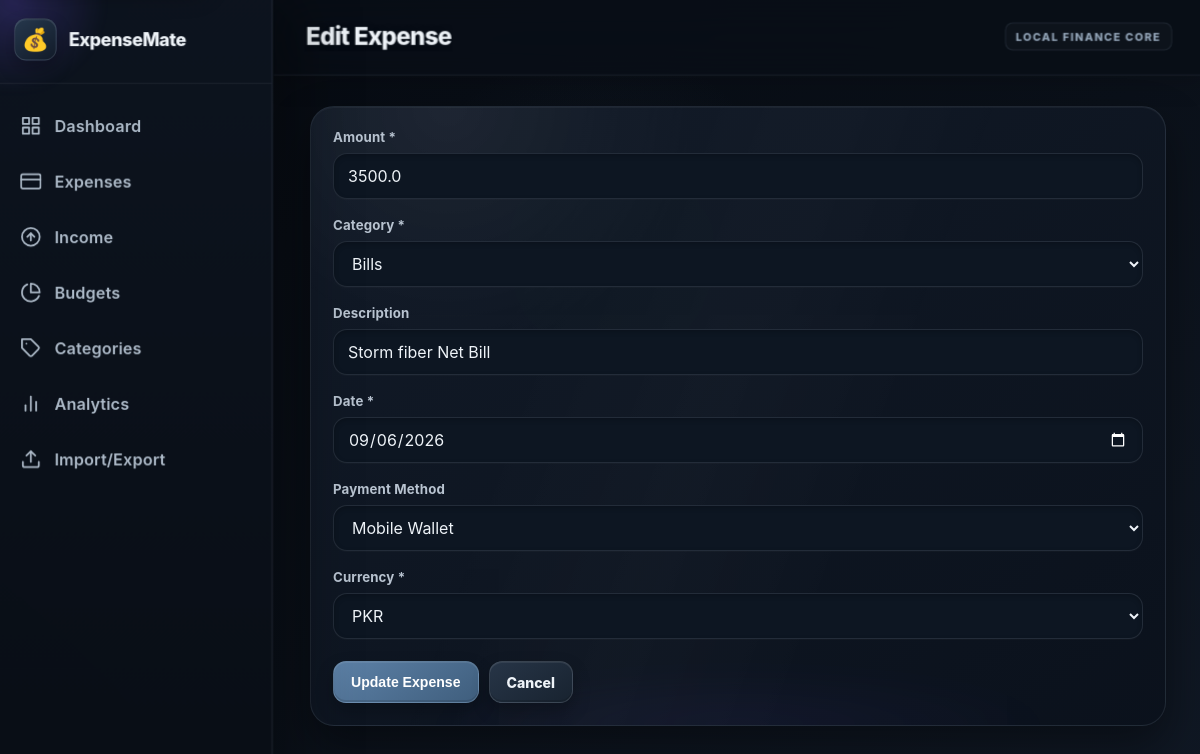
/expenses/edit/1, run on the app's committed database.
### tables this page shows
CREATE TABLE "expenses" (
            id INTEGER PRIMARY KEY AUTOINCREMENT,
            amount REAL NOT NULL CHECK(
                amount > 0 AND
                amount <= 99999999.99 AND
                amount = ROUND(amount, 2)
            ),
            category_id INTEGER NOT NULL,
            description TEXT CHECK(description IS NULL OR length(description) <= 500),
            date DATE NOT NULL CHECK(
                length(date) = 10 AND
                date GLOB '[0-9][0-9][0-9][0-9]-[0-9][0-9]-[0-9][0-9]' AND
                date(date) IS NOT NULL AND
                date(date) = date AND
                date BETWEEN '2000-01-01' AND '2100-12-31'
            ),
            payment_method TEXT CHECK(
                payment_method IS NULL OR
                payment_method IN (
                    'Cash',
                    'Credit Card',
                    'Debit Card',
                    'Bank Transfer',
                    'Mobile Wallet',
                    'Other'
                )
            ),
            currency TEXT NOT NULL DEFAULT 'PKR' CHECK(
                currency IN ('PKR', 'USD', 'EUR', 'GBP', 'AED', 'SAR')
            ),
            created_at DATETIME DEFAULT CURRENT_TIMESTAMP,
            FOREIGN KEY (category_id) REFERENCES "categories"(id) ON DELETE RESTRICT
        );

CREATE TABLE "categories" (
            id INTEGER PRIMARY KEY AUTOINCREMENT,
            name TEXT NOT NULL CHECK(length(trim(name)) BETWEEN 1 AND 100) COLLATE NOCASE,
            type TEXT NOT NULL CHECK(type IN ('expense', 'income')),
            created_at DATETIME DEFAULT CURRENT_TIMESTAMP,
            UNIQUE(name COLLATE NOCASE, type)
        );

### app.py (the view, shortened to what this page needs)
    @app.route("/expenses/edit/<int:id>", methods=["GET", "POST"])
    def edit_expense_page(id):
        try:
            expense = get_expense_by_id(id)
            if not expense:
                flash("Expense not found.", "error")
                return redirect(url_for("expenses"))
            categories = get_categories("expense")
            return render_template(
                "edit_expense.html",
                expense=expense,
                categories=categories,
                currencies=VALID_CURRENCIES,
                payment_methods=PAYMENT_METHODS,
            )
        except Exception:
            logger.exception("Error loading expense for edit")
            flash("An error occurred while processing your request.", "error")
            return redirect(url_for("expenses"))

### app.py (called while the page is built, shortened)
def _is_truthy_env(value: str | None) -> bool:
    return str(value or "").strip().lower() in {"1", "true", "yes", "on"}

def _production_mode() -> bool:
    return _is_truthy_env(os.environ.get("FLASK_PRODUCTION")) or (
        os.environ.get("FLASK_ENV", "").strip().lower() == "production"
    )

def _csrf_token() -> str:
    token = session.get("csrf_token")
    if not isinstance(token, str) or len(token) < 32:
        token = secrets.token_urlsafe(32)
        session["csrf_token"] = token
    return token

def _request_origin_allowed() -> bool:
    if request.method not in UNSAFE_METHODS:
        return True

### database.py (called while the page is built)
def get_db_connection():
    db_dir = os.path.dirname(DB_PATH)
    try:
        os.makedirs(db_dir, exist_ok=True)
    except OSError as exc:
        raise PermissionError(
            f"Cannot create database directory: {db_dir}"
        ) from exc
    try:
        conn = sqlite3.connect(
            DB_PATH,
            timeout=10,
            isolation_level=None
        )
        conn.row_factory = sqlite3.Row
        conn.execute('PRAGMA foreign_keys = ON')
        conn.execute('PRAGMA busy_timeout = 10000')
        try:
            conn.execute('PRAGMA journal_mode = WAL')
        except sqlite3.OperationalError:
            conn.execute('PRAGMA journal_mode = DELETE')
        return conn
    except sqlite3.Error as exc:
        raise sqlite3.OperationalError(
            f"Cannot open database: {exc}"
        ) from exc

### services.py (called while the page is built)
def get_categories(category_type=None) -> list[dict]:
    if category_type not in (None, "expense", "income"):
        return []
    conn = get_db_connection()
    try:
        c = conn.cursor()
        if category_type is not None:
            c.execute(
                "SELECT * FROM categories WHERE type = ? ORDER BY name",
                (category_type,),
            )
        else:
            c.execute("SELECT * FROM categories ORDER BY name")
        return [dict(row) for row in c.fetchall()]
    except sqlite3.Error:
        logger.exception("Failed to retrieve categories")
        return []
    finally:
        conn.close()

### validators.py (called while the page is built, shortened)
def validate_id(id_val):
    if id_val is None or id_val == '':
        return (False, None, "ID is required.")
    if isinstance(id_val, bool):
        return (False, None, "ID must be an integer.")
    if isinstance(id_val, int):
        if id_val <= 0:
            return (False, None, "ID must be a positive integer.")
        return (True, id_val, None)

### templates/edit_expense.html (shortened to what this page needs)
{% extends 'base.html' %}
{% block page_title %}Edit Expense{% endblock %}
{% block content %}
<div class="glass-card">
    <form method="POST" action="{{ url_for('edit_expense_page', id=expense.id) }}">
        <div class="form-group">
            <label for="amount">Amount *</label>
            <input type="number" step="0.01" min="0.01" max="99999999.99" name="amount" id="amount" class="form-control" value="{{ request.form.get('amount', expense.amount) }}" required aria-required="true">
        </div>
        <div class="form-group">
            <label for="category_id">Category *</label>
            <select name="category_id" id="category_id" class="form-control" required aria-required="true">
                {% for cat in categories %}
                    <option value="{{ cat.id }}" {% if request.form.get('category_id', expense.category_id)|string == cat.id|string %}selected{% endif %}>{{ cat.name }}</option>
                {% endfor %}
            </select>
        </div>
        <div class="form-group">
            <label for="description">Description</label>
            <input type="text" name="description" id="description" class="form-control" maxlength="500" autocomplete="off" value="{{ request.form.get('description', expense.description or '') }}">
        </div>
        <div class="form-group">
            <label for="date">Date *</label>
            <input type="date" name="date" id="date" class="form-control" value="{{ request.form.get('date', expense.date) }}" required aria-required="true" min="2000-01-01" max="2100-12-31">
        </div>
        <div class="form-group">
            <label for="payment_method">Payment Method</label>
            <select name="payment_method" id="payment_method" class="form-control">
                {% for pm in payment_methods %}
                    <option value="{{ pm }}" {% if request.form.get('payment_method', expense.payment_method) == pm %}selected{% endif %}>{{ pm }}</option>
                {% endfor %}
            </select>
        </div>
        <div class="form-group">
            <label for="currency">Currency *</label>
            <select name="currency" id="currency" class="form-control" required aria-required="true">
                {% for c in currencies %}
                    <option value="{{ c }}" {% if request.form.get('currency', expense.currency) == c %}selected{% endif %}>{{ c }}</option>
                {% endfor %}
            </select>
        </div>
        <div class="form-actions">
            <button type="submit" class="btn btn-primary">Update Expense</button>
            <a href="{{ url_for('expenses') }}" class="btn btn-secondary">Cancel</a>
        </div>
    </form>
</div>
{% endblock %}

### data on the page
expenses: amount "3500.0", category_id "Bills", description "Storm fiber Net Bill", date "09/06/2026", payment_method "Mobile Wallet", currency "PKR"
